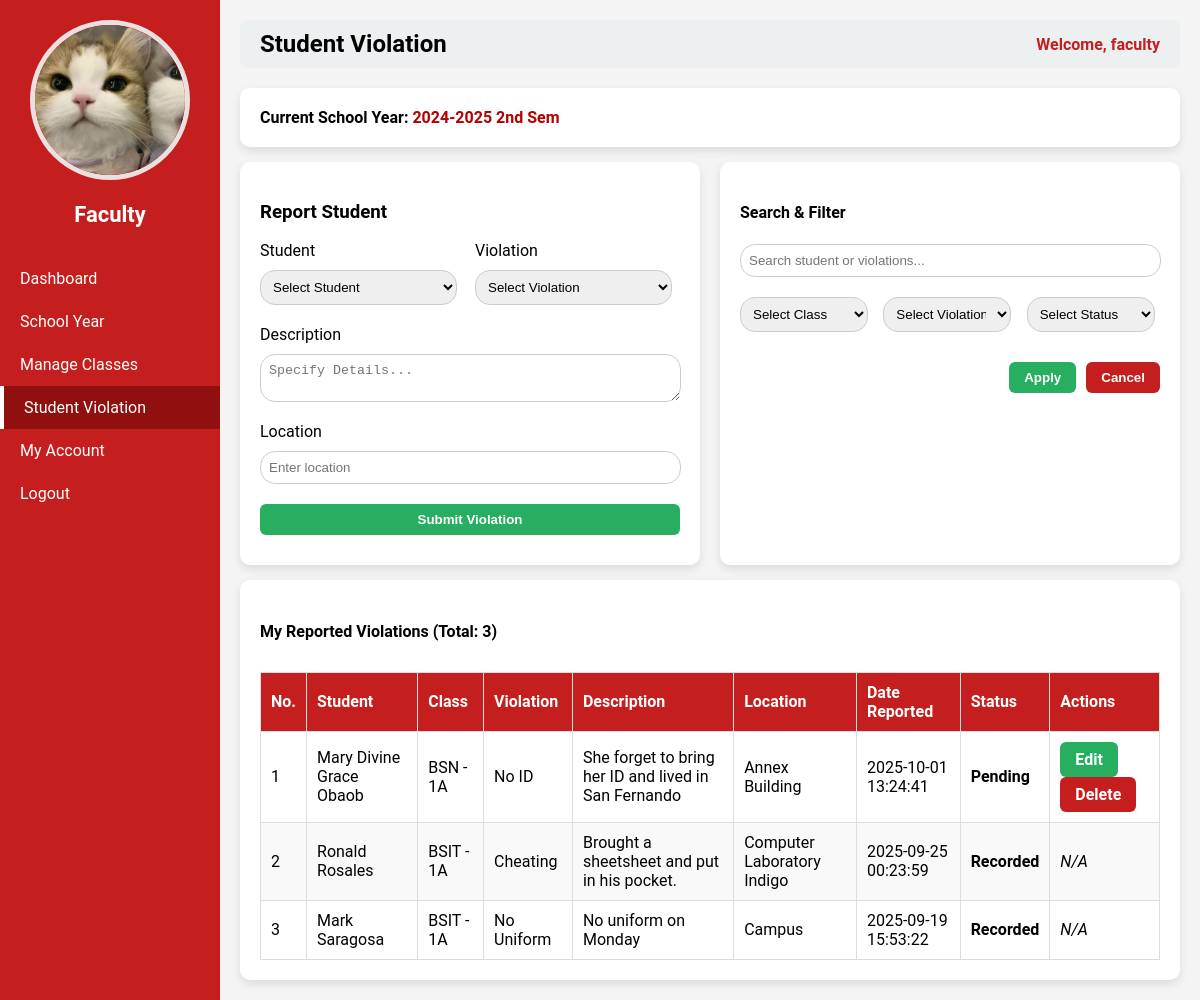
/faculty.php?page=student_violation (signed in), run on an earlier commit of the app's database.
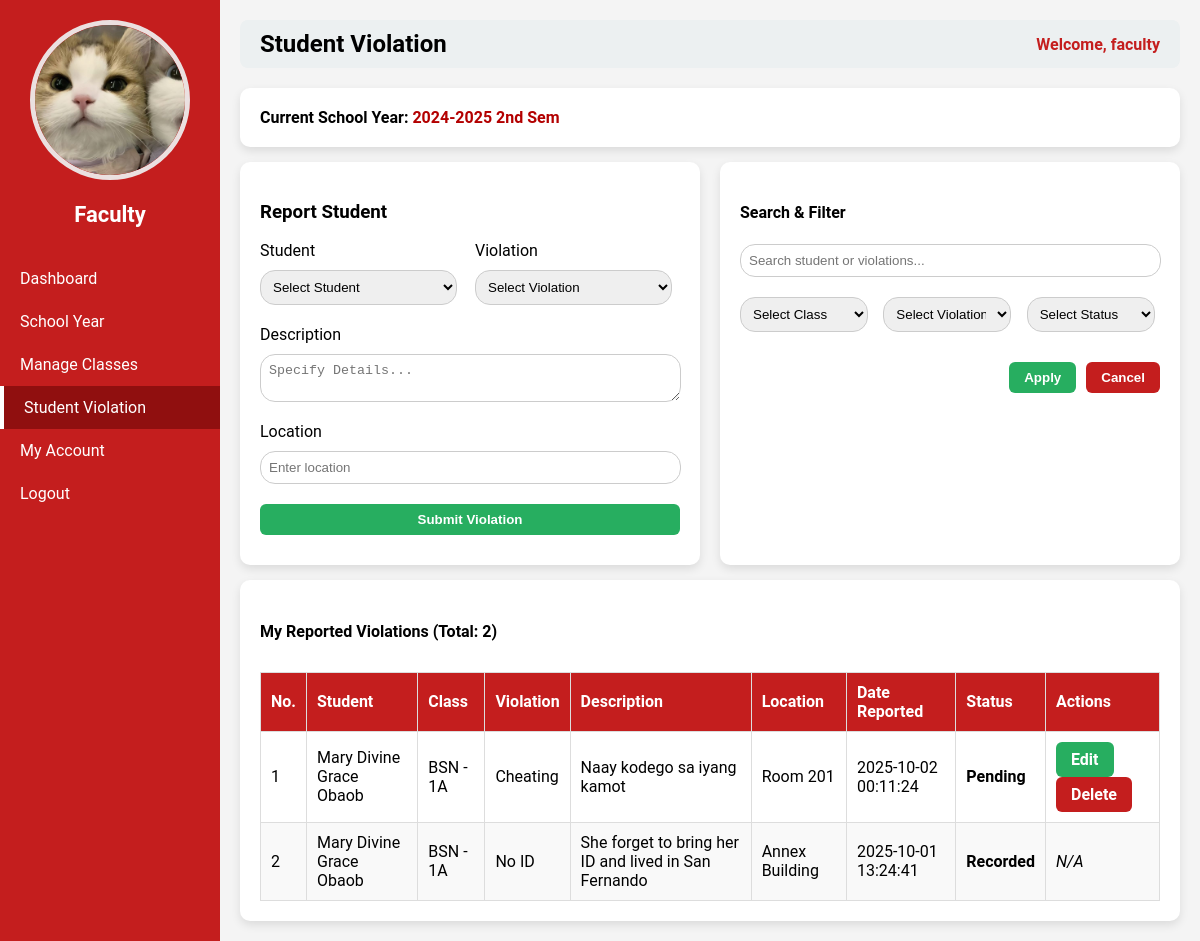
And on a later commit of the database.
### tables this page shows
CREATE TABLE `users` (
  `id` int(11) NOT NULL,
  `username` varchar(50) NOT NULL,
  `password` varchar(255) NOT NULL,
  `role` varchar(50) NOT NULL,
  `email` varchar(255) NOT NULL,
  `contact` varchar(50) NOT NULL,
  `status` varchar(50) NOT NULL,
  `img` varchar(255) NOT NULL
);

CREATE TABLE `school_years` (
  `id` int(11) NOT NULL,
  `school_year` varchar(50) NOT NULL,
  `is_current` tinyint(1) DEFAULT 0
);

CREATE TABLE `student_violations` (
  `id` int(11) NOT NULL,
  `student_id` int(11) NOT NULL,
  `violation_id` int(11) NOT NULL,
  `description` text NOT NULL,
  `location` varchar(50) NOT NULL,
  `date_time` datetime NOT NULL DEFAULT current_timestamp(),
  `status` varchar(50) NOT NULL,
  `user_id` int(11) NOT NULL,
  `school_year_id` int(11) NOT NULL
);

CREATE TABLE `students` (
  `id` int(11) NOT NULL,
  `first_name` varchar(50) NOT NULL,
  `last_name` varchar(50) NOT NULL,
  `school_year_id` int(11) NOT NULL,
  `program_id` int(11) NOT NULL,
  `year_level_id` int(11) NOT NULL,
  `section_id` int(11) NOT NULL,
  `address` varchar(100) NOT NULL,
  `contact` varchar(20) NOT NULL,
  `img` varchar(255) NOT NULL,
  `user_id` int(11) NOT NULL
);

CREATE TABLE `programs` (
  `id` int(11) NOT NULL,
  `program_code` varchar(50) NOT NULL,
  `program_name` varchar(100) NOT NULL
);

CREATE TABLE `year_levels` (
  `id` int(11) NOT NULL,
  `year_level` varchar(50) NOT NULL,
  `year_code` varchar(50) NOT NULL
);

CREATE TABLE `sections` (
  `id` int(11) NOT NULL,
  `section_name` varchar(50) NOT NULL
);

CREATE TABLE `violations` (
  `id` int(11) NOT NULL,
  `violation` varchar(100) NOT NULL
);

### faculty_pages/student_violation.php (the view, shortened to what this page needs)
<?php
require __DIR__ . '/../db_connect.php';
$user_id = $_SESSION['user_id'];
$current_sy = $pdo->query("SELECT * FROM school_years WHERE is_current=1 LIMIT 1")->fetch(PDO::FETCH_ASSOC);
$current_sy_id = $current_sy['id'];
$edit_data = null;
$stmt = $pdo->prepare("
    SELECT sv.id, s.first_name, s.last_name,
           p.program_code,
           yl.year_code AS year_level,
           sec.section_name,
           v.violation, sv.description, sv.location, sv.date_time, sv.status
    FROM student_violations sv
    JOIN students s ON sv.student_id = s.id
    JOIN programs p ON s.program_id = p.id
    JOIN year_levels yl ON s.year_level_id = yl.id
    JOIN sections sec ON s.section_id = sec.id
    JOIN violations v ON sv.violation_id = v.id
    WHERE sv.user_id = ? AND sv.school_year_id = ?
    ORDER BY sv.date_time DESC
");
$stmt->execute([$user_id, $current_sy_id]);
$studentViolations = $stmt->fetchAll(PDO::FETCH_ASSOC);
$totalViolations = count($studentViolations);
?>
<div class="container small-container">
    <h3>Current School Year: <span style="color:#b30000;"><?= htmlspecialchars($current_sy['school_year']); ?></span></h3>
</div>
<div class="two-column">
    <div class="container">
        <h3>Report Student</h3>
<form method="POST" class="form-box">
    <div class="form-row">
        <div>
            <label>Student</label>
            <select name="student_id" id="studentSelect" required>
                <option value="">Select Student</option>
            </select>
        </div>
        <div>
            <label>Violation</label>
            <select name="violation_id" id="violationSelect" required>
                <option value="">Select Violation</option>
            </select>
        </div>
    </div>
    <label>Description</label>
    <textarea name="description" placeholder="Specify Details..."><?= $edit_data['description'] ?? '' ?></textarea>
    <label>Location</label>
    <input type="text" name="location" required placeholder="Enter location"
           value="<?= $edit_data['location'] ?? '' ?>">
    <?php if ($edit_data): ?>
        <button type="submit" name="save_violation" class="btn btn-primary">Update Violation</button>
        <a href="faculty.php?page=student_violation" class="btn btn-secondary">Cancel</a>
    <?php else: ?>
        <button type="submit" name="add_violation" class="btn btn-primary">Submit Violation</button>
    <?php endif; ?>
</form>
    </div>
    <div class="container">
        <h4>Search & Filter</h4>
        <div class="form-box filter-grid">
            <input type="text" id="violationSearch" placeholder="Search student or violations...">
            <select id="filterClass">
                <option value="">Select Class</option>
            </select>
            <select id="filterViolation">
                <option value="">Select Violation</option>
            </select>
            <select id="filterStatus">
                <option value="">Select Status</option>
            </select>
            <div class="filter-buttons">
                <button type="button" class="btn" onclick="applyFilters()">Apply</button>
                <button type="button" class="btn btn-secondary" onclick="cancelFilters()">Cancel</button>
            </div>
        </div>
    </div>
</div>
<div class="container">
    <h4>My Reported Violations (Total: <?= $totalViolations ?>)</h4>
    <table class="styled-table" id="violationTable">
        <thead>
            <tr>
                <th>No.</th>
                <th>Student</th>
                <th>Class</th>
                <th>Violation</th>
                <th>Description</th>
                <th>Location</th>
                <th>Date Reported</th>
                <th>Status</th>
                <th>Actions</th>
            </tr>
        </thead>
        <tbody>
            <?php if ($totalViolations > 0): ?>
                <?php foreach ($studentViolations as $i => $v): ?>
                    <tr>
                        <td><?= $i + 1 ?></td>
                        <td><?= htmlspecialchars($v['first_name'] . " " . $v['last_name']); ?></td>
                        <td>
                            <?= htmlspecialchars($v['program_code']) ?> -
                            <?= htmlspecialchars($v['year_level']) ?><?= htmlspecialchars($v['section_name']) ?>
                        </td>
                        <td><?= htmlspecialchars($v['violation']); ?></td>
                        <td><?= htmlspecialchars($v['description']); ?></td>
                        <td><?= htmlspecialchars($v['location']); ?></td>
                        <td><?= htmlspecialchars($v['date_time']); ?></td>
                        <td><strong><?= htmlspecialchars($v['status']); ?></strong></td>
                        <td>
                            <?php if ($v['status'] === 'Pending'): ?>
                                <a href="faculty.php?page=student_violation&edit_id=<?= $v['id'] ?>" class="btn btn-sm btn-primary">Edit</a>
                                <a href="faculty.php?page=student_violation&delete_id=<?= $v['id'] ?>"
                                   onclick="return confirm('Are you sure you want to delete this violation?');"
                                   class="btn btn-sm btn-secondary">Delete</a>
                            <?php else: ?>
                                <em>N/A</em>
                            <?php endif; ?>
                        </td>
                    </tr>
                <?php endforeach; ?>
            <?php else: ?>
                <tr><td colspan="8" style="text-align:center;">No violations recorded yet.</td></tr>
            <?php endif; ?>
        </tbody>
    </table>
</div>

### faculty.php (shortened to what this page needs)
<?php
require 'db_connect.php';
$id = $_SESSION['user_id'];
$stmt = $pdo->prepare("SELECT * FROM users WHERE id=?");
$stmt->execute([$id]);
$user = $stmt->fetch(PDO::FETCH_ASSOC);
$page = isset($_GET['page']) ? $_GET['page'] : 'dashboard';
?>
<!DOCTYPE html>
<html>
<head>
</head>
<body>
<div class="sidebar">
    <div class="column profile-photo">
        <?php if (!empty($user['img'])): ?>
            <img src="<?php echo htmlspecialchars($user['img']); ?>" alt="Profile Image">
        <?php else: ?>
            <img src="default.png" alt="Profile Image">
        <?php endif; ?>
    </div>
    <h2>Faculty</h2>
    <a href="?page=dashboard" class="<?= $page == 'dashboard' ? 'active' : '' ?>">Dashboard</a>
    <a href="?page=manage_school_year" class="<?= $page == 'manage_school_year' ? 'active' : '' ?>">School Year</a>
    <a href="?page=manage_classes" class="<?= $page == 'manage_classes' ? 'active' : '' ?>">Manage Classes</a>
    <a href="?page=student_violation" class="<?= $page == 'student_violation' ? 'active' : '' ?>">Student Violation</a>
    <a href="?page=my_account" class="<?= $page == 'my_account' ? 'active' : '' ?>">My Account</a>
    <a href="logout.php">Logout</a>
</div>
<div class="main-content">
    <div class="header">
        <h2><?php echo ucwords(str_replace('_',' ', $page)); ?></h2>
        <span>Welcome, <?php echo $_SESSION['username']; ?></span>
    </div>
    <div class="content" style="margin-top:20px;">
        <?php
        $pageFile = "faculty_pages/{$page}.php";
        if (file_exists($pageFile)) {
            include $pageFile;
        } else {
            echo "<p>Page not found.</p>";
        }
        ?>
    </div>
</div>
</body>
</html>

### faculty.php (style rules this page uses)
body { margin:0; font-family:'Roboto', sans-serif; background:#f4f4f4; }
.sidebar { position: fixed; top:0; left:0; width:220px; height:100%; background-color:#c41e1e; color:white; display:flex; flex-direction:column; padding-top:20px; }
.sidebar h2 { text-align:center; margin-bottom:30px; font-size:22px; }
.sidebar a { padding:12px 20px; text-decoration:none; color:white; display:block; transition:0.3s; }
.sidebar a.active { background-color: #900f0f; border-left: 4px solid #fff; }
.main-content { margin-left:220px; padding:20px; }
.header { display:flex; justify-content:space-between; align-items:center; background:#ecf0f1; padding:10px 20px; border-radius:8px; }
.header h2 { margin:0; }
.header span { font-weight: bold;color: #c41e1e; }
.profile-photo { text-align: center; }
.profile-photo img { width: 150px; height: 150px; object-fit: cover; border-radius: 50%; border: 5px solid #ebe0e0ff; }

### faculty_pages/student_violation.php (style rules this page uses)
.small-container { padding: 8px 15px; display: inline-block; width: auto; }
.small-container h3 { font-size: 16px; margin: 0; }
.two-column { display: flex; gap: 20px; align-items: stretch; margin-top: 15px; margin-bottom: 15px; }
.container { background: #fff; padding: 20px; border-radius: 10px; box-shadow: 0 4px 10px rgba(0,0,0,0.1); flex: 1; display: flex; flex-direction: column; }
.form-box { display: flex; flex-direction: column; gap: 10px; margin-bottom: 10px; }
.form-box select, .form-box textarea, .form-box input { padding: 8px; border: 1px solid #ccc; border-radius: 15px; margin-bottom: 10px; width: 96%; }
.form-box textarea { min-height: 20px; }
.form-row { display: grid; grid-template-columns: 1fr 1fr; gap: 10px; }
.form-row > div { display: flex; flex-direction: column; gap: 10px; }
.filter-grid { display: grid; grid-template-columns: repeat(3, 1fr); gap: 10px; }
.filter-grid input { grid-column: span 3; }
.filter-buttons { grid-column: span 3; display: flex; gap: 10px; margin-top: 10px; justify-content: flex-end; }
.btn { padding: 8px 15px; border: none; border-radius: 6px; cursor: pointer; font-weight: bold; color: white; background: #27ae60; }
.btn-secondary { background: #c41e1e; color: white; }
a.btn { text-decoration: none; display: inline-block; text-align: center; }
.styled-table { width: 100%; border-collapse: collapse; margin-top: 10px; }
.styled-table th, .styled-table td { border: 1px solid #ddd; padding: 10px; text-align: left; }
.styled-table th { background: #c41e1e; color: white; }
.styled-table tr:nth-child(even) { background: #f9f9f9; }

What changed in the data, as far as the page shows it:
removed student_violations: student.last_name "Ronald Rosales", programs.program_code "BSIT", year_levels.year_code "1", sections.section_name "A", violation.violation "Cheating", description "Brought a sheetsheet and put in his pocket.", location "Computer Laboratory Indigo", date_time "2025-09-25 00:23:59", status "Recorded", shows "N/A"
removed student_violations: student.last_name "Mark Saragosa", programs.program_code "BSIT", year_levels.year_code "1", sections.section_name "A", violation.violation "No Uniform", description "No uniform on Monday", location "Campus", date_time "2025-09-19 15:53:22", status "Recorded", shows "N/A"
added student_violations: student.last_name "Mary Divine Grace Obaob", programs.program_code "BSN", year_levels.year_code "1", sections.section_name "A", violation.violation "Cheating", description "Naay kodego sa iyang kamot", location "Room 201", date_time "2025-10-02 00:11:24", status "Pending"
changed student_violations "She forget to bring her ID and lived in San Fernando": status "Pending" → "Recorded"; status "Edit Delete" → "N/A"
Also different on the page:
$totalViolations: "3" → "2"
